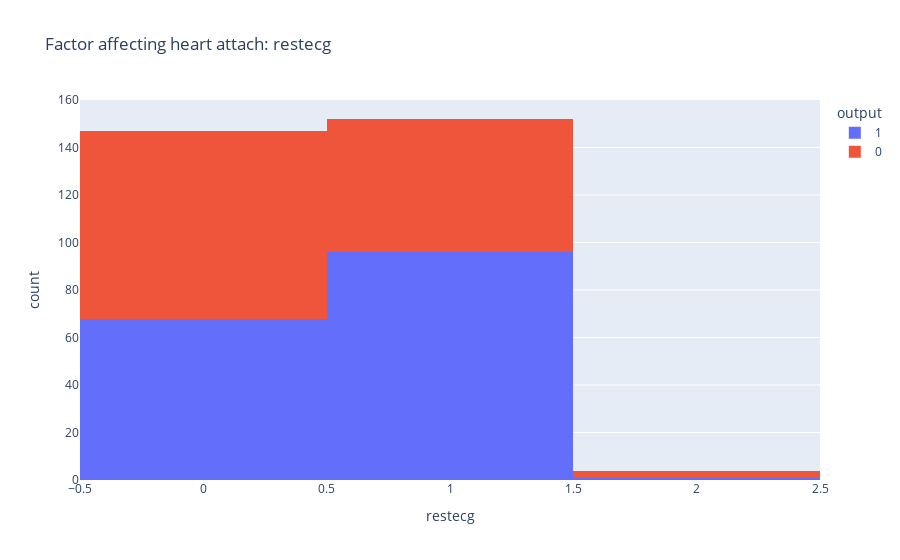

Notebook code cell kept with this figure:
### Code cell
figure = px.histogram(data, x = "restecg",
                      color = "output",
                      title = "Factor affecting heart attach: restecg")
figure.show()

### Figure 1 — Plotly figure (JSON) as saved in the notebook; plotly's stock layout.template omitted (floating-point values rounded to 4 significant figures; data arrays with more than 128 entries replaced by an {"elided": "..."} marker saying what was removed)
{"data": [{"alignmentgroup": "True", "bingroup": "x", "hovertemplate": "output=1<br>restecg=%{x}<br>count=%{y}<extra></extra>", "legendgroup": "1", "marker": {"color": "#636efa", "pattern": {"shape": ""}}, "name": "1", "offsetgroup": "1", "orientation": "v", "showlegend": true, "type": "histogram", "x": {"elided": "165 int values"}, "xaxis": "x", "yaxis": "y"}, {"alignmentgroup": "True", "bingroup": "x", "hovertemplate": "output=0<br>restecg=%{x}<br>count=%{y}<extra></extra>", "legendgroup": "0", "marker": {"color": "#EF553B", "pattern": {"shape": ""}}, "name": "0", "offsetgroup": "0", "orientation": "v", "showlegend": true, "type": "histogram", "x": {"elided": "138 int values"}, "xaxis": "x", "yaxis": "y"}], "layout": {"barmode": "relative", "legend": {"title": {"text": "output"}, "tracegroupgap": 0}, "title": {"text": "Factor affecting heart attach: restecg"}, "xaxis": {"anchor": "y", "domain": [0, 1], "title": {"text": "restecg"}}, "yaxis": {"anchor": "x", "domain": [0, 1], "title": {"text": "count"}}}}
